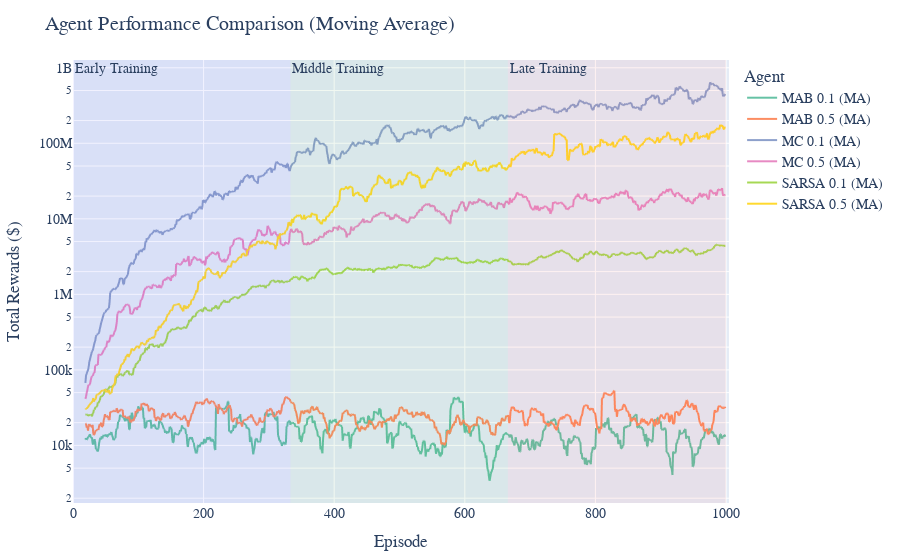

This figure's notebook cell:
### Code cell
import pandas as pd
import numpy as np
import plotly.express as px

# 1. Résultats formatés dans un DataFrame
results_df = pd.DataFrame({
    f"MAB {mab_agent_low.epsilon}": results_mab_agent_low,
    f"MAB {mab_agent_high.epsilon}": results_mab_agent_high,
    f"MC {mc_agent_low.epsilon}": results_mc_agent_low,
    f"MC {mc_agent_high.epsilon}": results_mc_agent_high,
    f"SARSA {sarsa_agent_low.epsilon}": results_sarsa_agent_low,
    f"SARSA {sarsa_agent_high.epsilon}": results_sarsa_agent_high
})

# 2. Lissage via moyenne glissante
window = 20
ma_df = results_df.rolling(window).mean()
ma_df.columns = [f"{col} (MA)" for col in ma_df.columns]

# 3. Fusion et passage au format long
merged_df = pd.concat([results_df, ma_df], axis=1).reset_index().rename(columns={"index": "Episode"})
long_df = merged_df.melt(id_vars="Episode", var_name="Agent", value_name="Reward")
long_df["Type"] = long_df["Agent"].apply(lambda x: "Moving Average" if "(MA)" in x else "Raw")

# 4. Graphique interactif
fig = px.line(
    long_df[long_df["Type"] == "Moving Average"],
    x="Episode",
    y="Reward",
    color="Agent",
    title="Agent Performance Comparison (Moving Average)",
    log_y=True,
    labels={"Reward": "Total Rewards ($)", "Episode": "Episode"},
    color_discrete_sequence=px.colors.qualitative.Set2
)

# 5. Ajout de phases d'entraînement
n = len(results_df)
fig.add_vrect(x0=0, x1=n//3, fillcolor="blue", opacity=0.05, line_width=0, annotation_text="Early Training", annotation_position="top left")
fig.add_vrect(x0=n//3, x1=2*n//3, fillcolor="green", opacity=0.05, line_width=0, annotation_text="Middle Training", annotation_position="top left")
fig.add_vrect(x0=2*n//3, x1=n, fillcolor="red", opacity=0.05, line_width=0, annotation_text="Late Training", annotation_position="top left")

# 6. Annotation du meilleur agent
best_col = ma_df.iloc[-1].idxmax()
best_val = ma_df[best_col].iloc[-1]
fig.add_annotation(
    x=n, y=best_val,
    text=f"Best: {best_col.replace(' (MA)', '')}<br>${best_val:,.0f}",
    showarrow=True, arrowhead=2, ax=-40, ay=-40,
    bgcolor="rgba(0,0,0,0.7)", font=dict(color="white")
)

fig.update_layout(
    font=dict(family="Arial", size=14),
    title_font=dict(size=20),
    xaxis_title="Episode",
    yaxis_title="Total Rewards ($)",
    legend_title_text="Agent",
    hovermode="x unified",
    margin=dict(t=60, l=20, r=20, b=20)
)

fig.show()

# 7. Résumé statistique
print("\n📊 PERFORMANCE SUMMARY")
print(f"{'Agent':<15} {'Mean':>10} {'Std':>10} {'Median':>10} {'Min':>10} {'Max':>10}")
for name, data in zip(results_df.columns, results_df.values.T):
    print(f"{name:<15} {np.mean(data):>10.2f} {np.std(data):>10.2f} {np.median(data):>10.2f} {np.min(data):>10.2f} {np.max(data):>10.2f}")

### Figure 1 — Plotly figure (JSON) as saved in the notebook; plotly's stock layout.template omitted (floating-point values rounded to 4 significant figures; data arrays with more than 128 entries replaced by an {"elided": "..."} marker saying what was removed)
{"data": [{"hovertemplate": "Agent=MAB 0.1 (MA)<br>Episode=%{x}<br>Total Rewards ($)=%{y}<extra></extra>", "legendgroup": "MAB 0.1 (MA)", "line": {"color": "rgb(102,194,165)", "dash": "solid"}, "marker": {"symbol": "circle"}, "mode": "lines", "name": "MAB 0.1 (MA)", "showlegend": true, "type": "scattergl", "x": {"elided": "1000 int values"}, "xaxis": "x", "y": {"elided": "1000 float values"}, "yaxis": "y"}, {"hovertemplate": "Agent=MAB 0.5 (MA)<br>Episode=%{x}<br>Total Rewards ($)=%{y}<extra></extra>", "legendgroup": "MAB 0.5 (MA)", "line": {"color": "rgb(252,141,98)", "dash": "solid"}, "marker": {"symbol": "circle"}, "mode": "lines", "name": "MAB 0.5 (MA)", "showlegend": true, "type": "scattergl", "x": {"elided": "1000 int values"}, "xaxis": "x", "y": {"elided": "1000 float values"}, "yaxis": "y"}, {"hovertemplate": "Agent=MC 0.1 (MA)<br>Episode=%{x}<br>Total Rewards ($)=%{y}<extra></extra>", "legendgroup": "MC 0.1 (MA)", "line": {"color": "rgb(141,160,203)", "dash": "solid"}, "marker": {"symbol": "circle"}, "mode": "lines", "name": "MC 0.1 (MA)", "showlegend": true, "type": "scattergl", "x": {"elided": "1000 int values"}, "xaxis": "x", "y": {"elided": "1000 float values"}, "yaxis": "y"}, {"hovertemplate": "Agent=MC 0.5 (MA)<br>Episode=%{x}<br>Total Rewards ($)=%{y}<extra></extra>", "legendgroup": "MC 0.5 (MA)", "line": {"color": "rgb(231,138,195)", "dash": "solid"}, "marker": {"symbol": "circle"}, "mode": "lines", "name": "MC 0.5 (MA)", "showlegend": true, "type": "scattergl", "x": {"elided": "1000 int values"}, "xaxis": "x", "y": {"elided": "1000 float values"}, "yaxis": "y"}, {"hovertemplate": "Agent=SARSA 0.1 (MA)<br>Episode=%{x}<br>Total Rewards ($)=%{y}<extra></extra>", "legendgroup": "SARSA 0.1 (MA)", "line": {"color": "rgb(166,216,84)", "dash": "solid"}, "marker": {"symbol": "circle"}, "mode": "lines", "name": "SARSA 0.1 (MA)", "showlegend": true, "type": "scattergl", "x": {"elided": "1000 int values"}, "xaxis": "x", "y": {"elided": "1000 float values"}, "yaxis": "y"}, {"hovertemplate": "Agent=SARSA 0.5 (MA)<br>Episode=%{x}<br>Total Rewards ($)=%{y}<extra></extra>", "legendgroup": "SARSA 0.5 (MA)", "line": {"color": "rgb(255,217,47)", "dash": "solid"}, "marker": {"symbol": "circle"}, "mode": "lines", "name": "SARSA 0.5 (MA)", "showlegend": true, "type": "scattergl", "x": {"elided": "1000 int values"}, "xaxis": "x", "y": {"elided": "1000 float values"}, "yaxis": "y"}], "layout": {"annotations": [{"showarrow": false, "text": "Early Training", "x": 0, "xanchor": "left", "xref": "x", "y": 1, "yanchor": "top", "yref": "y domain"}, {"showarrow": false, "text": "Middle Training", "x": 333, "xanchor": "left", "xref": "x", "y": 1, "yanchor": "top", "yref": "y domain"}, {"showarrow": false, "text": "Late Training", "x": 666, "xanchor": "left", "xref": "x", "y": 1, "yanchor": "top", "yref": "y domain"}, {"arrowhead": 2, "ax": -40, "ay": -40, "bgcolor": "rgba(0,0,0,0.7)", "font": {"color": "white"}, "showarrow": true, "text": "Best: MC 0.1<br>$447,948,144", "x": 1000, "y": 447900000.0}], "font": {"family": "Arial", "size": 14}, "hovermode": "x unified", "legend": {"title": {"text": "Agent"}, "tracegroupgap": 0}, "margin": {"b": 20, "l": 20, "r": 20, "t": 60}, "shapes": [{"fillcolor": "blue", "line": {"width": 0}, "opacity": 0.05, "type": "rect", "x0": 0, "x1": 333, "xref": "x", "y0": 0, "y1": 1, "yref": "y domain"}, {"fillcolor": "green", "line": {"width": 0}, "opacity": 0.05, "type": "rect", "x0": 333, "x1": 666, "xref": "x", "y0": 0, "y1": 1, "yref": "y domain"}, {"fillcolor": "red", "line": {"width": 0}, "opacity": 0.05, "type": "rect", "x0": 666, "x1": 1000, "xref": "x", "y0": 0, "y1": 1, "yref": "y domain"}], "title": {"font": {"size": 20}, "text": "Agent Performance Comparison (Moving Average)"}, "xaxis": {"anchor": "y", "domain": [0, 1], "title": {"text": "Episode"}}, "yaxis": {"anchor": "x", "domain": [0, 1], "title": {"text": "Total Rewards ($)"}, "type": "log"}}}
